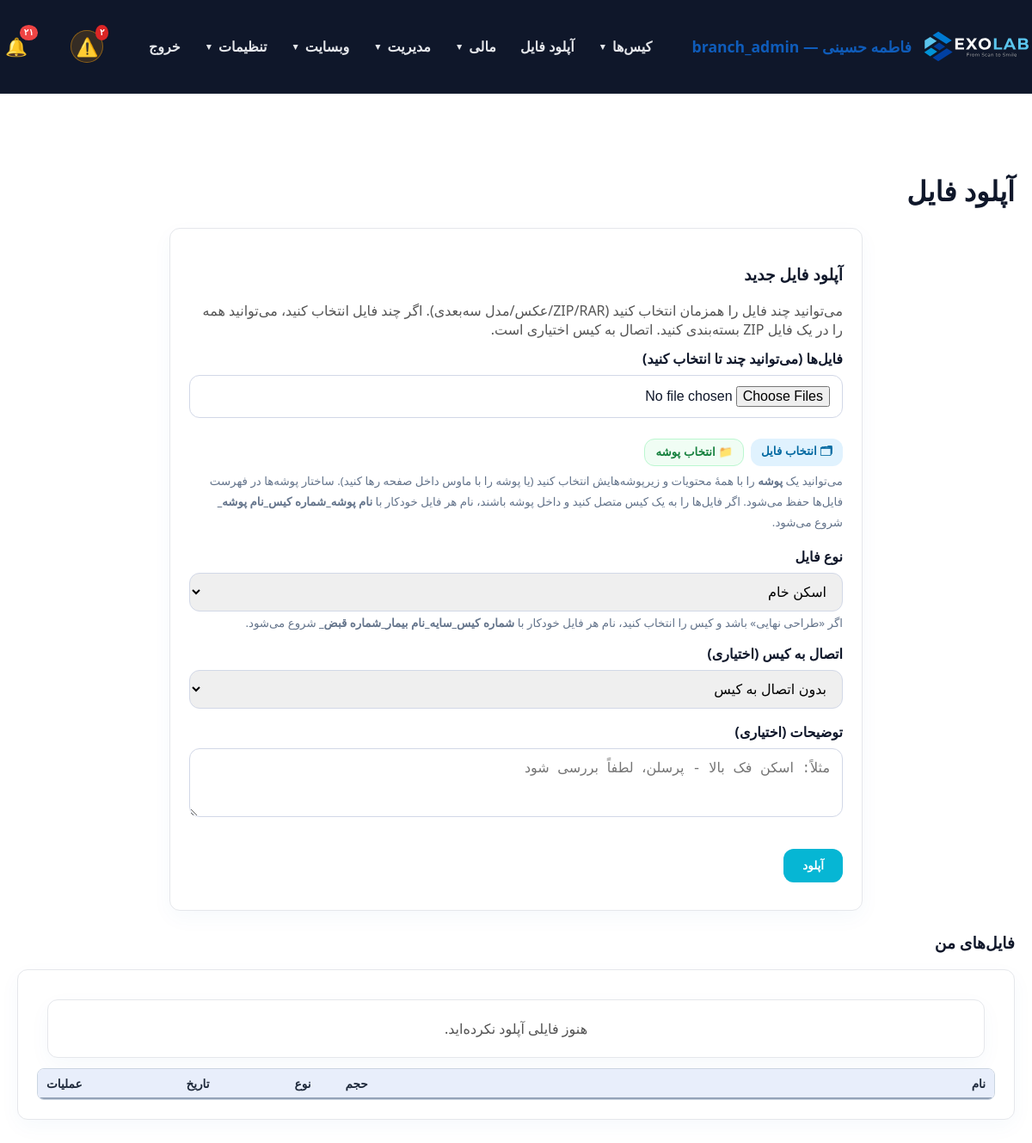
Screenshot of /panel/uploads.php (signed in) with the database file from the repository.
### tables this page shows
CREATE TABLE `users` (
  `id` int(11) NOT NULL AUTO_INCREMENT,
  `username` varchar(100) NOT NULL,
  `password_hash` varchar(255) NOT NULL,
  `full_name` varchar(255) NOT NULL,
  `email` varchar(255) DEFAULT NULL,
  `phone` varchar(20) DEFAULT NULL,
  `role` enum('admin','doctor','staff','secretary','designer','technician','operator','powder','courier','finance','outsource_lab','customer_lab','partner_lab','clinic','branch_admin') NOT NULL DEFAULT 'staff',
  `branch_id` int(11) DEFAULT NULL,
  `clinic_id` int(11) DEFAULT NULL,
  `lab_id` int(11) DEFAULT NULL,
  `is_designer` tinyint(1) NOT NULL DEFAULT 0,
  `is_default_designer` tinyint(1) NOT NULL DEFAULT 0,
  `active` tinyint(1) DEFAULT 1,
  `last_login` datetime DEFAULT NULL,
  `created_at` datetime DEFAULT current_timestamp(),
  `updated_at` datetime DEFAULT current_timestamp() ON UPDATE current_timestamp(),
  `notes` text DEFAULT NULL,
  PRIMARY KEY (`id`),
  UNIQUE KEY `username` (`username`),
  KEY `idx_users_clinic_id` (`clinic_id`),
  KEY `idx_users_is_designer` (`is_designer`),
  CONSTRAINT `fk_users_clinic` FOREIGN KEY (`clinic_id`) REFERENCES `users` (`id`) ON DELETE SET NULL ON UPDATE CASCADE
);

### panel/db.php (called while the page is built, shortened)
<?php
function db() {
    static $pdo = null;
    if ($pdo === null) {
        try {
            $pdo = Connection::getInstance();
        } catch (Throwable $e) {
            $dbFailMsg = 'db connection failed: ' . $e->getMessage();
            if (function_exists('exolab_log_throttled')) {
                exolab_log_throttled('db_connect_failed', $dbFailMsg, 60);
            } else {
                error_log($dbFailMsg);
            }
            try {
                Connection::reset();
                usleep(150000);
                $pdo = Connection::getInstance();
            } catch (Throwable $e2) {
                $dbFailMsg2 = 'db connection retry failed: ' . $e2->getMessage();
                if (function_exists('exolab_log_throttled')) {
                    exolab_log_throttled('db_connect_failed_retry', $dbFailMsg2, 60);
                } else {
                    error_log($dbFailMsg2);
                }
                dbConnectionFailedResponse();
            }
        }
    }
    return $pdo;
}
function canManageScanAppointments(?array $user = null): bool {
    $user = $user ?: (function_exists('current_user') ? current_user() : null);
    $role = (string) ($user['role'] ?? '');
    if (in_array($role, ['admin', 'branch_admin', 'technician', 'secretary', 'staff'], true)) return true;
    return false;
}
function canViewScanBodyLibrary(?array $user = null): bool {
    $user = $user ?: (function_exists('current_user') ? current_user() : null);
    if (is_admin()) return true;
    return false;
}
function currentBranchId(): ?int {
    $user = current_user();
    $bid = $user['branch_id'] ?? null;
    return $bid !== null && $bid !== '' ? (int) $bid : null;
}
function importantNotificationTypes(): array {
    return ['status', 'status_change', 'comment'];
}
function notificationTypesSql(array $types): string {
    return implode(',', array_fill(0, count($types), '?'));
}
function getUnreadNotificationCount(int $userId): int {
    $stmt = db()->prepare('SELECT COUNT(*) FROM notifications WHERE user_id = ? AND is_read = 0');
    $stmt->execute([$userId]);
    return (int) $stmt->fetchColumn();
}
function getUnreadImportantNotificationCount(int $userId): int {
    $types = importantNotificationTypes();
    $sql = 'SELECT COUNT(*) FROM notifications WHERE user_id = ? AND is_read = 0 AND type IN (' . notificationTypesSql($types) . ')';
    $stmt = db()->prepare($sql);
    $stmt->execute(array_merge([$userId], $types));
    return (int) $stmt->fetchColumn();
}

### includes/helpers.php (called while the page is built, shortened)
<?php
function toPersianDigits($input) {
    $numbers = ['0','1','2','3','4','5','6','7','8','9'];
    $persian = ['۰','۱','۲','۳','۴','۵','۶','۷','۸','۹'];
    return str_replace($numbers, $persian, $input);
}
function caseFileTypeConfig(): array {
    $options = [
        'raw_scan'      => 'اسکن خام',
        'final_design'  => 'طراحی نهایی',
        'patient_photo' => 'عکس بیمار',
        'design_html'   => 'HTML طراحی',
        'other'         => 'سایر',
    ];
    $badge = [
        'raw_scan'      => ['اسکن خام', '#e0f2fe', '#0369a1'],
        'final_design'  => ['طراحی نهایی', '#dcfce7', '#166534'],
        'patient_photo' => ['عکس بیمار', '#fef3c7', '#92400e'],
        'design_html'   => ['HTML طراحی', '#ede9fe', '#5b21b6'],
        'other'         => ['سایر', '#f3f4f6', '#374151'],
    ];
    return ['options' => $options, 'badge' => $badge];
}
function caseFileTypeDefault(array $user): string {
    $isDesigner = (($user['role'] ?? '') === 'designer') || !empty($user['is_designer']);
    return $isDesigner ? 'final_design' : 'raw_scan';
}

### panel/uploads.php (the view, shortened to what this page needs)
<?php
require_once __DIR__ . '/auth.php';
require_login();
$user = current_user();
panel_layout_start('آپلود فایل');
?>
<div class="form-card" style="max-width:760px; margin:0 auto 24px;">
    <h3>آپلود فایل جدید</h3>
    <p style="color:#555; margin:6px 0 12px;">می‌توانید چند فایل را همزمان انتخاب کنید (ZIP/RAR/عکس/مدل سه‌بعدی). اگر چند فایل انتخاب کنید، می‌توانید همه را در یک فایل ZIP بسته‌بندی کنید. اتصال به کیس اختیاری است.</p>
    <form id="upload-form" method="post" enctype="multipart/form-data" novalidate style="margin-top:12px;">
        <div class="form-group">
            <label for="upload-file">فایل‌ها (می‌توانید چند تا انتخاب کنید)</label>
            <input type="file" id="upload-file" name="files[]" accept=".zip,.rar,.pdf,.jpg,.jpeg,.png,.gif,.webp,.bmp,.stl,.ply,.stp,.step,.obj,.3mf,.matrix4,.dentalProject,.iftScan,.constructionInfo,.dcm,.dicom,.txt,.xml,.html,.htm" multiple>
            <div style="display:flex; gap:8px; flex-wrap:wrap; margin-top:8px;">
                <button type="button" id="upload-pick-files" class="btn" style="background:#e0f2fe; color:#0369a1; padding:5px 12px;">🗂 انتخاب فایل</button>
                <button type="button" id="upload-pick-folder" class="btn" style="background:#f0fdf4; color:#15803d; border:1px solid #bbf7d0; padding:5px 12px;">📁 انتخاب پوشه</button>
            </div>
            <small style="display:block; margin-top:4px; color:#64748b; line-height:1.8;">
                می‌توانید یک <b>پوشه</b> را با همهٔ محتویات و زیرپوشه‌هایش انتخاب کنید (یا پوشه را با ماوس داخل صفحه رها کنید).
                ساختار پوشه‌ها در فهرست فایل‌ها حفظ می‌شود.
                اگر فایل‌ها را به یک کیس متصل کنید و داخل پوشه باشند، نام هر فایل خودکار با
                <b>نام پوشه_شماره کیس_نام پوشه_</b> شروع می‌شود.
            </small>
        </div>
        <div class="form-group">
            <label for="upload-file-type">نوع فایل</label>
            <select id="upload-file-type" name="file_type">
                <?php foreach (caseFileTypeConfig()['options'] as $ftKey => $ftLabel): ?>
                    <option value="<?= $ftKey ?>" <?= $ftKey === caseFileTypeDefault($user) ? 'selected' : '' ?>><?= $ftLabel ?></option>
                <?php endforeach; ?>
            </select>
            <small style="display:block; margin-top:4px; color:#64748b;">
                اگر «طراحی نهایی» باشد و کیس را انتخاب کنید، نام هر فایل خودکار با
                <b>شماره کیس_سایه_نام بیمار_شماره قبض_</b> شروع می‌شود.
            </small>
        </div>
        <div class="form-group">
            <label for="upload-case">اتصال به کیس (اختیاری)</label>
            <select id="upload-case" name="case_id">
                <option value="">بدون اتصال به کیس</option>
            </select>
        </div>
        <div class="form-group">
            <label for="upload-description">توضیحات (اختیاری)</label>
            <textarea id="upload-description" name="description" rows="3" placeholder="مثلاً: اسکن فک بالا - پرسلن، لطفاً بررسی شود"></textarea>
        </div>
        <button type="submit" class="btn" style="background:#06B6D4; color:#fff;">آپلود</button>
    </form>
</div>
<h3>فایل‌های من</h3>
<div class="form-card" style="margin-top:12px;">
    <?php
    require_once __DIR__ . '/../includes/file_details_view.php';
    ?>
</div>
<?php panel_layout_end(); ?>

### panel/auth.php (shortened to what this page needs)
<?php
require_once __DIR__ . '/db.php';
require_once __DIR__ . '/../includes/helpers.php';
function current_user() {
    static $user = null;
    if ($user !== null) return $user;
    $stmt = db()->prepare('SELECT * FROM users WHERE id = ? AND active = 1 LIMIT 1');
    $stmt->execute([(int)$_SESSION[USER_SESSION_KEY]]);
    $user = $stmt->fetch();
    return $user;
}
function is_logged_in() {
    return current_user() !== null;
}
function is_admin(): bool {
    $user = current_user();
    return $user['role'] === 'admin' || $user['role'] === 'branch_admin';
}
function is_root_admin(): bool {
    $user = current_user();
    return $user && $user['role'] === 'admin';
}
function has_permission($permission) {
    $user = current_user();
    $perms = $GLOBALS['role_permissions'][$user['role']] ?? [];
    return in_array('*', $perms) || in_array($permission, $perms);
}
function require_login() {
    if (!is_logged_in()) {
        $target = getLoginRedirectUrl();
        if ($target !== '') {
            $_SESSION['login_redirect'] = $target;
        }
        header('Location: login.php');
        exit;
    }
}
function panel_layout_start($title = 'پنل مدیریت') {
    $user = current_user();
    ?>
    <!DOCTYPE html>
    <html lang="fa" dir="rtl">
    <head>
        <link rel="stylesheet" href="../assets/css/style.css">
        <link rel="stylesheet" href="../assets/css/datatables.min.css">
    </head>
    <body>
    <header class="site-header">
        <div class="container" style="justify-content: space-between;">
            <a class="brand" href="dashboard.php">
                <img src="../assets/icons/EXOLAB_LOGO_HORIZENTAL.svg" alt="EXOLAB" class="site-logo">
                <span><?= $user ? htmlspecialchars($user['full_name']) . ' — ' . $user['role'] : 'پنل' ?></span>
            </a>
            <nav class="site-nav" id="siteNav">
                <?php
                $navCanCases  = has_permission('view_all_cases') || has_permission('view_own_cases') || has_permission('view_assigned_cases') || has_permission('view_clinic_cases') || has_role('designer');
                $navCanUpload = $user && in_array($user['role'] ?? '', ['doctor', 'designer', 'admin', 'branch_admin', 'clinic', 'lab', 'outsource_lab', 'customer_lab', 'partner_lab'], true);
                $navCanInv    = has_permission('view_invoices') || has_permission('view_clinic_invoices') || has_permission('view_own_invoices') || is_admin();
                $navCanPay    = has_permission('view_own_payments') || has_permission('view_clinic_payments') || has_permission('view_payments') || is_admin();
                $navIsAdmin   = is_admin();
                $navIsRoot    = is_root_admin();
                ?>
                <?php if ($navCanCases): ?>
                    <div class="nav-group">
                        <button type="button" class="nav-group-toggle" onclick="toggleNavGroup(this)">کیس‌ها <span class="caret">▼</span></button>
                    </div>
                <?php endif; ?>
                <?php if ($navCanUpload): ?>
                    <a class="nav-link" href="uploads.php">آپلود فایل</a>
                <?php endif; ?>
                <?php if ($navCanInv || $navCanPay || $navIsAdmin): ?>
                    <div class="nav-group">
                        <button type="button" class="nav-group-toggle" onclick="toggleNavGroup(this)">مالی <span class="caret">▼</span></button>
                    </div>
                <?php endif; ?>
                <?php if ($navIsAdmin): ?>
                    <div class="nav-group">
                        <button type="button" class="nav-group-toggle" onclick="toggleNavGroup(this)">مدیریت <span class="caret">▼</span></button>
                    </div>
                    <div class="nav-group">
                        <button type="button" class="nav-group-toggle" onclick="toggleNavGroup(this)">وبسایت <span class="caret">▼</span></button>
                    </div>
                <?php endif; ?>
                <?php if ($navIsRoot || $user): ?>
                    <div class="nav-group">
                        <button type="button" class="nav-group-toggle" onclick="toggleNavGroup(this)">تنظیمات <span class="caret">▼</span></button>
                    </div>
                <?php endif; ?>
                <a class="nav-link" href="logout.php">خروج</a>
            </nav>
            <?php if ($user): $notifCount = getUnreadNotificationCount($user['id']); $notifImportantCount = getUnreadImportantNotificationCount($user['id']); ?>
                <a href="notifications.php?scope=important" class="notif-bell notif-bell-important" title="اعلان‌های مهم (کامنت جدید و تغییر وضعیت)" aria-label="اعلان‌های مهم" style="position:relative; margin-right:6px;">
                    <span class="notif-bell-icon" style="font-size:1.3rem;">⚠️</span>
                    <?php if ($notifImportantCount > 0): ?>
                        <span class="notif-bell-badge badge-important"><?= toPersianDigits($notifImportantCount > 99 ? '99+' : $notifImportantCount) ?></span>
                    <?php endif; ?>
                </a>
                <a href="notifications.php" class="notif-bell" title="همهٔ اعلان‌ها" aria-label="همهٔ اعلان‌ها" style="position:relative; margin-right:10px;">
                    <span class="notif-bell-icon" style="font-size:1.3rem;">🔔</span>
                    <?php if ($notifCount > 0): ?>
                        <span class="notif-bell-badge badge-normal"><?= toPersianDigits($notifCount > 99 ? '99+' : $notifCount) ?></span>
                    <?php endif; ?>
                </a>
            <?php endif; ?>
        </div>
    </header>
    <main class="section">
        <div class="container">
            <h2><?= htmlspecialchars($title) ?></h2>
    <?php
}
function panel_layout_end() {
    ?>
        </div>
    </main>
    </body>
    </html>
    <?php
}

### rows the page displays
users: full_name "فاطمه حسینی", role "branch_admin", file_type "اسکن خام"

### other values shown
toPersianDigits($notifCount > 99 ? '99+' : $notifCount) "۲۱"
$title "آپلود فایل"
